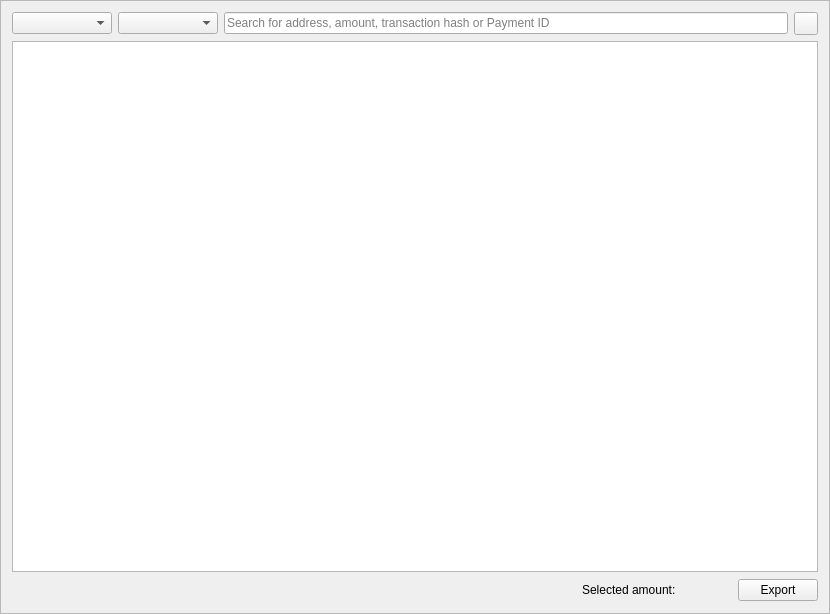
<?xml version="1.0" encoding="UTF-8"?>
<ui version="4.0">
  <class>TransactionsFrame</class>
  <widget class="QFrame" name="TransactionsFrame">
    <property name="geometry">
      <rect>
        <x>0</x>
        <y>0</y>
        <width>830</width>
        <height>614</height>
      </rect>
    </property>
    <property name="windowTitle">
      <string>Frame</string>
    </property>
    <property name="frameShape">
      <enum>QFrame::StyledPanel</enum>
    </property>
    <property name="frameShadow">
      <enum>QFrame::Raised</enum>
    </property>
    <layout class="QGridLayout" name="gridLayout">
      <item row="0" column="0">
        <layout class="QHBoxLayout" name="horizontalLayout_2">
          <item>
            <widget class="QComboBox" name="m_dateSelect">
              <property name="minimumSize">
                <size>
                  <width>100</width>
                  <height>0</height>
                </size>
              </property>
            </widget>
          </item>
          <item>
            <layout class="QHBoxLayout" name="m_dateRangeArea"/>
          </item>
          <item>
            <widget class="QComboBox" name="m_typeSelect">
              <property name="minimumSize">
                <size>
                  <width>100</width>
                  <height>0</height>
                </size>
              </property>
            </widget>
          </item>
          <item>
            <widget class="QLineEdit" name="m_searchFor">
              <property name="placeholderText">
                <string>Search for address, amount, transaction hash or Payment ID</string>
              </property>
            </widget>
          </item>
          <item>
            <widget class="QToolButton" name="m_clearAllButton">
              <property name="toolTip">
                <string>Reset filter</string>
              </property>
              <property name="text">
                <string/>
              </property>
              <property name="icon">
                <iconset resource="../../resources.qrc">
                  <normaloff>:/icons/remove</normaloff>:/icons/remove
                </iconset>
              </property>
            </widget>
          </item>
        </layout>
      </item>
      <item row="2" column="0">
        <layout class="QHBoxLayout" name="horizontalLayout">
          <item>
            <spacer name="horizontalSpacer">
              <property name="orientation">
                <enum>Qt::Horizontal</enum>
              </property>
              <property name="sizeHint" stdset="0">
                <size>
                  <width>60</width>
                  <height>20</height>
                </size>
              </property>
            </spacer>
          </item>
          <item>
            <widget class="QLabel" name="m_selectedAmountLabel">
              <property name="sizePolicy">
                <sizepolicy hsizetype="Preferred" vsizetype="Fixed">
                  <horstretch>0</horstretch>
                  <verstretch>0</verstretch>
                </sizepolicy>
              </property>
              <property name="minimumSize">
                <size>
                  <width>0</width>
                  <height>24</height>
                </size>
              </property>
              <property name="maximumSize">
                <size>
                  <width>16777215</width>
                  <height>24</height>
                </size>
              </property>
              <property name="baseSize">
                <size>
                  <width>0</width>
                  <height>24</height>
                </size>
              </property>
              <property name="text">
                <string>Selected amount: </string>
              </property>
            </widget>
          </item>
          <item>
            <widget class="QLabel" name="m_selectedAmount">
              <property name="sizePolicy">
                <sizepolicy hsizetype="Preferred" vsizetype="Fixed">
                  <horstretch>0</horstretch>
                  <verstretch>0</verstretch>
                </sizepolicy>
              </property>
              <property name="minimumSize">
                <size>
                  <width>0</width>
                  <height>24</height>
                </size>
              </property>
              <property name="maximumSize">
                <size>
                  <width>16777215</width>
                  <height>24</height>
                </size>
              </property>
              <property name="baseSize">
                <size>
                  <width>0</width>
                  <height>24</height>
                </size>
              </property>
              <property name="text">
                <string/>
              </property>
              <property name="textInteractionFlags">
                <set>Qt::LinksAccessibleByMouse|Qt::TextSelectableByKeyboard|Qt::TextSelectableByMouse</set>
              </property>
            </widget>
          </item>
          <item>
            <spacer name="horizontalSpacer_2">
              <property name="orientation">
                <enum>Qt::Horizontal</enum>
              </property>
              <property name="sizeType">
                <enum>QSizePolicy::Fixed</enum>
              </property>
              <property name="sizeHint" stdset="0">
                <size>
                  <width>40</width>
                  <height>20</height>
                </size>
              </property>
            </spacer>
          </item>
          <item>
            <widget class="QPushButton" name="m_csvButton">
              <property name="text">
                <string>Export</string>
              </property>
              <property name="icon">
                <iconset resource="../../resources.qrc">
                  <normaloff>:/icons/export</normaloff>:/icons/export
                </iconset>
              </property>
            </widget>
          </item>
        </layout>
      </item>
      <item row="1" column="0">
        <widget class="QTreeView" name="m_transactionsView">
          <property name="sizeAdjustPolicy">
            <enum>QAbstractScrollArea::AdjustIgnored</enum>
          </property>
          <property name="editTriggers">
            <set>QAbstractItemView::AnyKeyPressed|QAbstractItemView::CurrentChanged|QAbstractItemView::EditKeyPressed|QAbstractItemView::SelectedClicked</set>
          </property>
          <property name="alternatingRowColors">
            <bool>true</bool>
          </property>
          <property name="selectionMode">
            <enum>QAbstractItemView::ExtendedSelection</enum>
          </property>
          <property name="rootIsDecorated">
            <bool>false</bool>
          </property>
          <property name="uniformRowHeights">
            <bool>true</bool>
          </property>
          <property name="itemsExpandable">
            <bool>false</bool>
          </property>
          <property name="sortingEnabled">
            <bool>false</bool>
          </property>
          <attribute name="headerCascadingSectionResizes">
            <bool>true</bool>
          </attribute>
          <attribute name="headerShowSortIndicator" stdset="0">
            <bool>false</bool>
          </attribute>
        </widget>
      </item>
    </layout>
  </widget>
  <resources>
    <include location="../../resources.qrc"/>
  </resources>
  <connections>
    <connection>
      <sender>m_csvButton</sender>
      <signal>clicked()</signal>
      <receiver>TransactionsFrame</receiver>
      <slot>exportToCsv()</slot>
      <hints>
        <hint type="sourcelabel">
          <x>761</x>
          <y>587</y>
        </hint>
        <hint type="destinationlabel">
          <x>414</x>
          <y>306</y>
        </hint>
      </hints>
    </connection>
    <connection>
      <sender>m_transactionsView</sender>
      <signal>doubleClicked(QModelIndex)</signal>
      <receiver>TransactionsFrame</receiver>
      <slot>showTransactionDetails(QModelIndex)</slot>
      <hints>
        <hint type="sourcelabel">
          <x>414</x>
          <y>287</y>
        </hint>
        <hint type="destinationlabel">
          <x>414</x>
          <y>306</y>
        </hint>
      </hints>
    </connection>
    <connection>
      <sender>m_clearAllButton</sender>
      <signal>clicked()</signal>
      <receiver>TransactionsFrame</receiver>
      <slot>resetFilterClicked()</slot>
      <hints>
        <hint type="sourcelabel">
          <x>807</x>
          <y>21</y>
        </hint>
        <hint type="destinationlabel">
          <x>414</x>
          <y>306</y>
        </hint>
      </hints>
    </connection>
  </connections>
  <slots>
    <slot>exportToCsv()</slot>
    <slot>showTransactionDetails(QModelIndex)</slot>
  </slots>
</ui>
